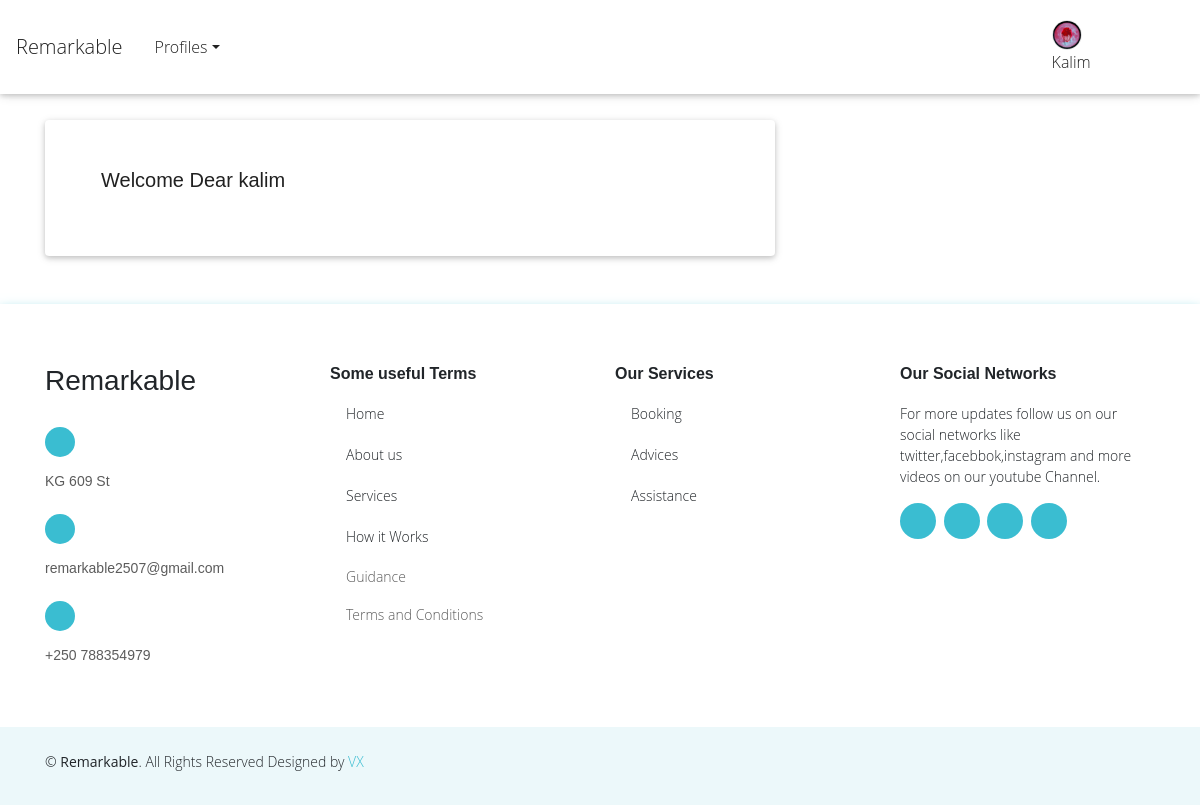
Before: /booking-list/ (signed in) with the older database file.
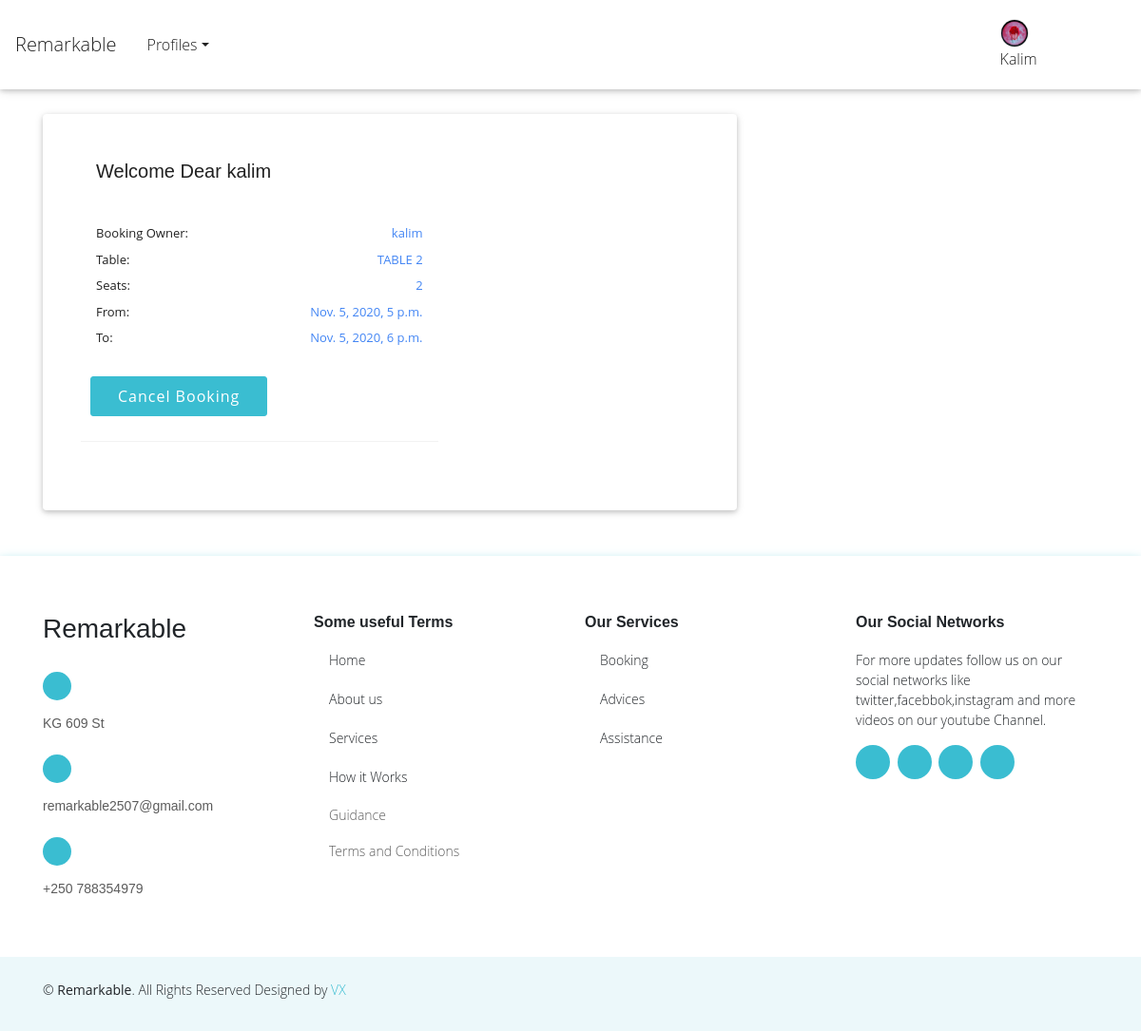
After: the same page with the newer database file.
### profiles/models.py (models this page shows, shortened)
class Booking(models.Model):
    user = models.ForeignKey(settings.AUTH_USER_MODEL, on_delete=models.CASCADE)
    table = models.ForeignKey(Table, on_delete=models.CASCADE)
    check_in = models.DateTimeField()
    check_out = models.DateTimeField()
    def get_table_category(self):
        table_categories=dict(self.table.TABLE_CATEGORIES)
        table_category= table_categories.get(self.table.category)
        return table_category
    def get_cancel_booking_url(self):
        return reverse_lazy('profiles:CancelBookingView', args=[self.pk, ])

class Table(models.Model):
    TABLE_CATEGORIES = (
        ('YAC', 'TABLE 1'),
        ('NAC', 'TABLE 2'),
        ('DEL', 'TABLE 3'),
        ('KIN', 'TABLE 4'),
        ('QUE', 'TABLE 5'),
        ('TAC', 'TABLE 6'),
        ('MAC', 'TABLE 7'),
        ('XEL', 'TABLE 8'),
        ('GIN', 'TABLE 9'),
        ('WUE', 'TABLE 10'),
        ('YAK', 'TABLE 11'),
        ('NOC', 'TABLE 12'),
        ('DEG', 'TABLE 13'),
        ('KIT', 'TABLE 14'),
        ('QUO', 'TABLE 15'),
        ('GOC', 'TABLE 16'),
        ('JAC', 'TABLE 17'),
        ('DAL', 'TABLE 18'),
        ('KUN', 'TABLE 19'),
        ('QAE', 'TABLE 20'),
    )
    category = models.CharField(max_length=5, choices=TABLE_CATEGORIES)
    seats = models.IntegerField()

### profiles/views.py (the view)
# urls.py: path('booking-list/', BookingListView.as_view(), name='BookingListView'),
class BookingListView(LoginRequiredMixin, ListView):
    model = Booking
    template_name = 'profiles/booking_list.html'
    def get_queryset (self, *args, **kwargs):
        if self.request.user.is_staff:
            booking_list=Booking.objects.all()
            return booking_list
        else:
            booking_list=Booking.objects.filter(user=self.request.user)
            return booking_list

### profiles/templates/profiles/booking_list.html (shortened to what this page needs)
{% extends 'profiles/base.html' %}
{% load static %}
{% block content %}
    <div class="container">
        <div class="row">
        <div class="col-md-8 mt-4">
        <div class="card">
        <div class="card-body ml-md-2 p-sm-2 p-0 mt-3">
        <div class="d-flex flex-xl-row flex-lg-row flex-md-column flex-sm-column flex-column" style="width: 100%;">
        <div class="account-attributes d-flex justify-content-start align-items-start vertical-align-center flex-column p-xl-4 p-lg-4 p-md-3 p-sm-3 p-0">
        <div class="d-flex flex-row justify-content-between" style="width: 100%;">
            <div class="d-flex flex-column justify-content-between ml-3">
                <h5 class="text-dark">
                    <strong>
                        Welcome Dear {{user}}
                    </strong>
                </h5>
            </div>
        </div>
        {% for booking in booking_list %}
        <div class="d-flex justify-content-between flex-column mt-3 p-3" style="width: 100%;">
            <div class="d-flex justify-content-between flex-row my-1" style="width: 100%;">
                <div class="text d-flex">
                    <span class='text-dark'>Booking Owner:</span>
                </div>
                <div class="d-flex">
                    <span class="text text-primary">{{booking.user}}</span>
                </div>
            </div>
                 <div class="d-flex justify-content-between flex-row my-1" style="width: 100%;">
                    <div class="text d-flex">
                        <span class='text-dark'>Table:</span>
                    </div>
                    <div class="d-flex">
                        <span class="text text-primary">{{booking.get_table_category}}</span>
                    </div>
                </div>
                <div class="d-flex justify-content-between flex-row my-1" style="width: 100%;">
                    <div class="text d-flex">
                        <span class='text-dark'>Seats:</span>
                    </div>
                    <div class="d-flex">
                        <span class="text text-primary">{{booking.table.seats}}</span>
                    </div>
                </div>
                <div class="d-flex justify-content-between flex-row my-1" style="width: 100%;">
                    <div class="text d-flex">
                        <span class='text-dark'>From:</span>
                    </div>
                    <div class="d-flex">
                        <span class="text text-primary">{{booking.check_in}}</span>
                    </div>
                </div>
                <div class="d-flex justify-content-between flex-row my-1" style="width: 100%;">
                    <div class="text d-flex">
                        <span class='text-dark'>To:</span>
                    </div>
                    <div class="d-flex">
                        <span class="text text-primary">{{booking.check_out}}</span>
                    </div>
                </div>
        </div>
        <div>
            <button class="cancelbook">
                <a href="{{booking.get_cancel_booking_url}}">Cancel Booking</a>
            </button>
        </div>
        <hr>
        {% endfor %}
        </div>
        </div>
        </div>
        <br>
        </div>
        </div>
</div>
        </div>
        <br> <br>
        {% endblock content %}

Changed rows visible on the page:
added Booking: user "kalim", get_table_category "TABLE 2", table.seats "2", check_in "Nov. 5, 2020, 5 p.m.", check_out "Nov. 5, 2020, 6 p.m."
